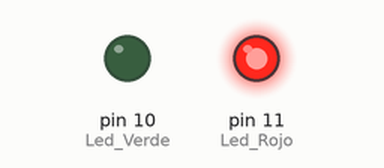
Recording of a sketch running on a simulated Arduino Uno, built with avr-gcc and run on an emulated ATmega328P. Shown: output pins drawn as LEDs (lit = HIGH).

Above: at 1.5 s.
At 4.5 s:
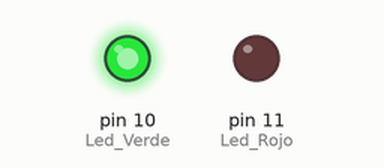
Timing chart, 0 to 7.8 s (numbered marks = the images above):
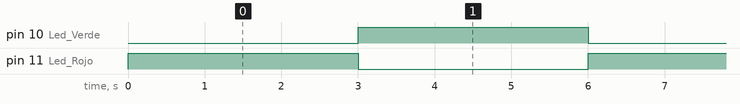

Measured:
- by itself, pin 10 (Led_Verde), pin 11 (Led_Rojo): alternates HIGH for 3.0 s and LOW for 3.0 s

The sketch:

KY-011.ino
```cpp
int Led_Rojo = 11;
int Led_Verde = 10;

void setup()
{
  pinMode(Led_Rojo,OUTPUT);
  pinMode(Led_Verde,OUTPUT);
}

void loop()
{
  digitalWrite(Led_Rojo, HIGH);
  digitalWrite(Led_Verde, LOW);
  delay(3000);
  digitalWrite(Led_Rojo,LOW);
  digitalWrite(Led_Verde,HIGH);
  delay(3000);
}
```
